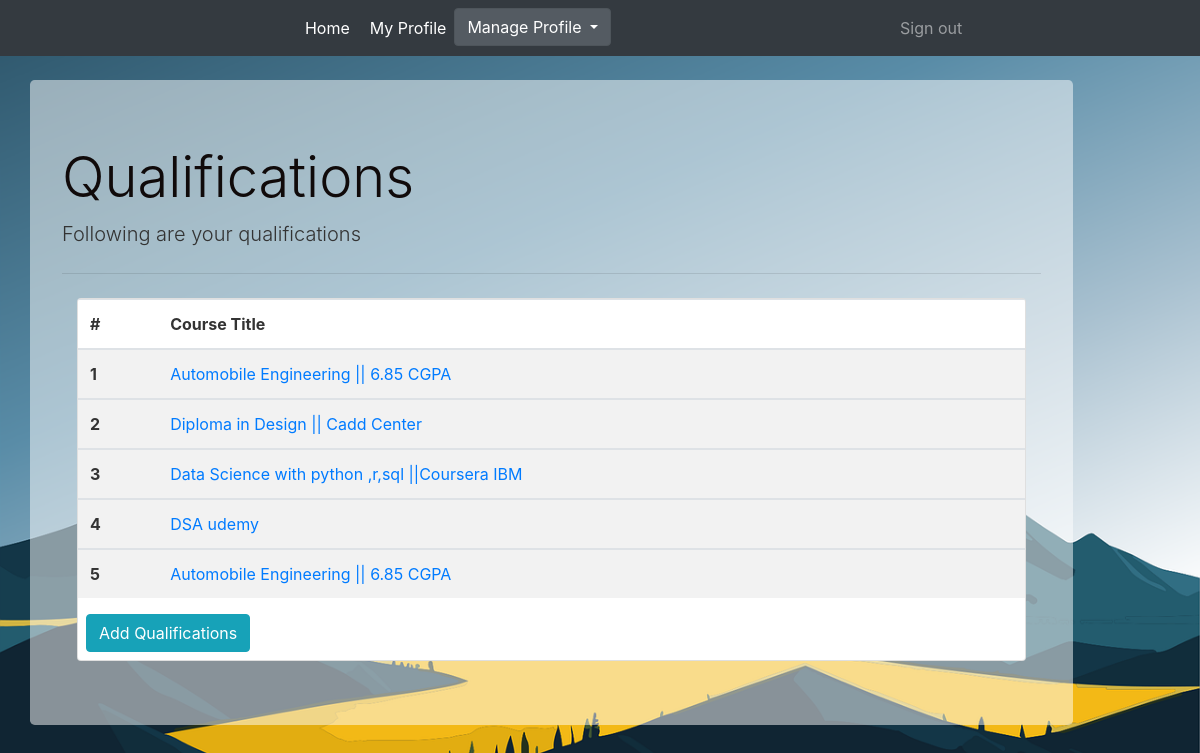
Page /qualifications (signed in) on the committed database.
### Portfolio/models.py (models this page shows, shortened)
class Qualifications(db.Model):
    id = db.Column(db.Integer,primary_key = True)
    course = db.Column(db.String(100))
    user_id = db.Column(db.Integer,db.ForeignKey('user.id'),nullable = False)

### Portfolio/qualifications/routes.py (the view)
@qualifications_blueprint.route("/qualifications", methods=['GET', 'POST'])
@login_required
def qualifications():
    user_qualifications = Qualifications.query.filter_by(user_id=current_user.id).all()
    return render_template('qualifications.html', user_qualifications=user_qualifications)

### Portfolio/models.py (called while the page is built)
@login_manager.user_loader
def load_user(user_id):
    return User.query.get(int(user_id))

### Portfolio/templates/qualifications.html
{% extends 'layouts_profile.html' %}
{% block content %}
<div class="jumbotron">
    <h1 class="display-4">Qualifications</h1>
    <p class="lead">Following are your qualifications </p>
    <hr class="my-4">
    <div class="container">
        <div class="row">
            <div class="col-md-12">
                <div class="card">
                    <div class = 'card-body-qualification'>
                        <table class="table table-striped">
                            <thead>
                                <tr>
                                    <th scope="col">#</th>
                                    <th scope="col">Course Title</th>
                                </tr>
                            </thead>
                            {% for qualification in user_qualifications %}
                                <tbody>
                                    <tr>
                                        <th scope="row">{{ loop.index }}</th>
                                        <td>
                                            <a class = 'qualification-title' href="{{ url_for('qualifications_blueprint.curr_qualification',qualification_id=qualification.id)}}">
                                                {{ qualification.course }}
                                            </a>
                                        </td>
                                    </tr>
                                </tbody>
                            {% endfor %}
                        </table>
                        <a href='{{ url_for("qualifications_blueprint.add_qualification") }}'>
                            <button class="btn btn-info mb-2 ml-2">
                                Add Qualifications
                            </button>
                        </a>
                    </div>
                </div>
                </div>
            </div>
        </div>
    </div>
{% endblock content %}

### Portfolio/static/main.css (style rules this page uses)
body { background: #6e869399; background-image : url('background.png'); background-size: cover; background-repeat: no-repeat; color: #333333; }
h1, h2, h3, h4, h5, h6 { color: #100a0a; }
.jumbotron { background-color: rgba(255, 255, 255, 0.5); }
.container { max-width: 1200px; margin: 0 auto; }
.card-body-qualification { max-width: 100%; margin: 0 ; background-color: rgba(255, 255, 255, 0.1); }

### rows in the picture
Qualifications: course "Automobile Engineering || 6.85 CGPA"
Qualifications: course "Diploma in Design || Cadd Center"
Qualifications: course "Data Science with python ,r,sql ||Coursera IBM"
Qualifications: course "DSA udemy"
Qualifications: course "Automobile Engineering || 6.85 CGPA"
